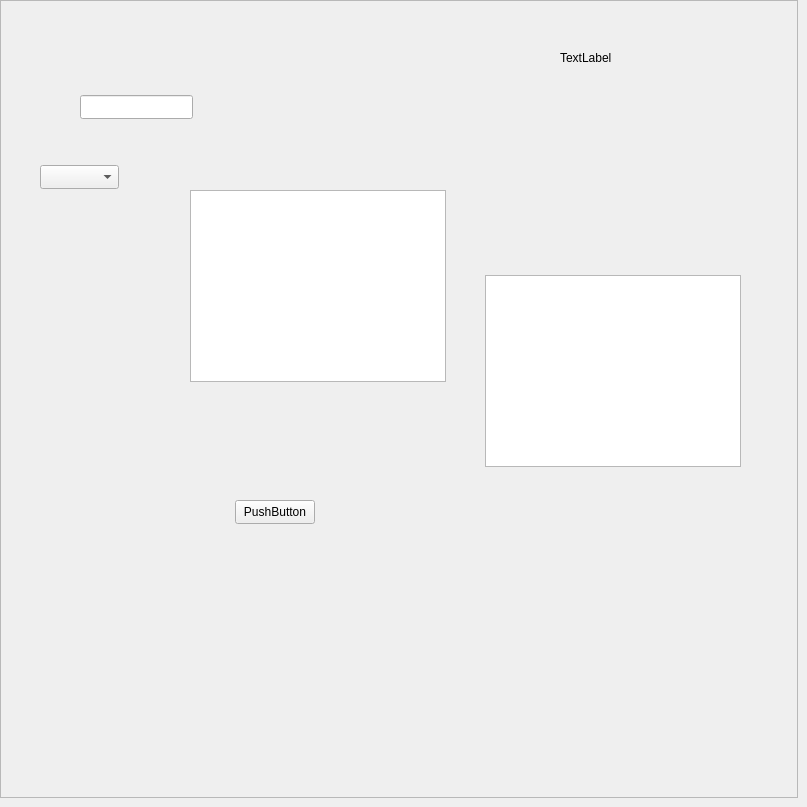
                            <widget class="QWidget" name="Rabbits">
                                <attribute name="title">
                                    <string>Rabbits</string>
                                </attribute>
                                <widget class="QFrame" name="frame_RabbitsMain">
                                    <property name="geometry">
                                        <rect>
                                            <x>0</x>
                                            <y>0</y>
                                            <width>798</width>
                                            <height>798</height>
                                        </rect>
                                    </property>
                                    <property name="frameShape">
                                        <enum>QFrame::StyledPanel</enum>
                                    </property>
                                    <property name="frameShadow">
                                        <enum>QFrame::Raised</enum>
                                    </property>
                                    <widget class="QListWidget" name="listWidget">
                                        <property name="geometry">
                                            <rect>
                                                <x>190</x>
                                                <y>190</y>
                                                <width>256</width>
                                                <height>192</height>
                                            </rect>
                                        </property>
                                    </widget>
                                    <widget class="QLineEdit" name="lineEdit_SetName">
                                        <property name="geometry">
                                            <rect>
                                                <x>80</x>
                                                <y>95</y>
                                                <width>113</width>
                                                <height>24</height>
                                            </rect>
                                        </property>
                                    </widget>
                                    <widget class="QComboBox" name="comboBox">
                                        <property name="geometry">
                                            <rect>
                                                <x>40</x>
                                                <y>165</y>
                                                <width>79</width>
                                                <height>24</height>
                                            </rect>
                                        </property>
                                    </widget>
                                    <widget class="QLabel" name="label">
                                        <property name="geometry">
                                            <rect>
                                                <x>560</x>
                                                <y>50</y>
                                                <width>58</width>
                                                <height>16</height>
                                            </rect>
                                        </property>
                                        <property name="text">
                                            <string>TextLabel</string>
                                        </property>
                                    </widget>
                                    <widget class="QListView" name="listView">
                                        <property name="geometry">
                                            <rect>
                                                <x>485</x>
                                                <y>275</y>
                                                <width>256</width>
                                                <height>192</height>
                                            </rect>
                                        </property>
                                    </widget>
                                    <widget class="QPushButton" name="pushButton_Close">
                                        <property name="geometry">
                                            <rect>
                                                <x>235</x>
                                                <y>500</y>
                                                <width>80</width>
                                                <height>24</height>
                                            </rect>
                                        </property>
                                        <property name="text">
                                            <string>PushButton</string>
                                        </property>
                                    </widget>
                                </widget>
                            </widget>
